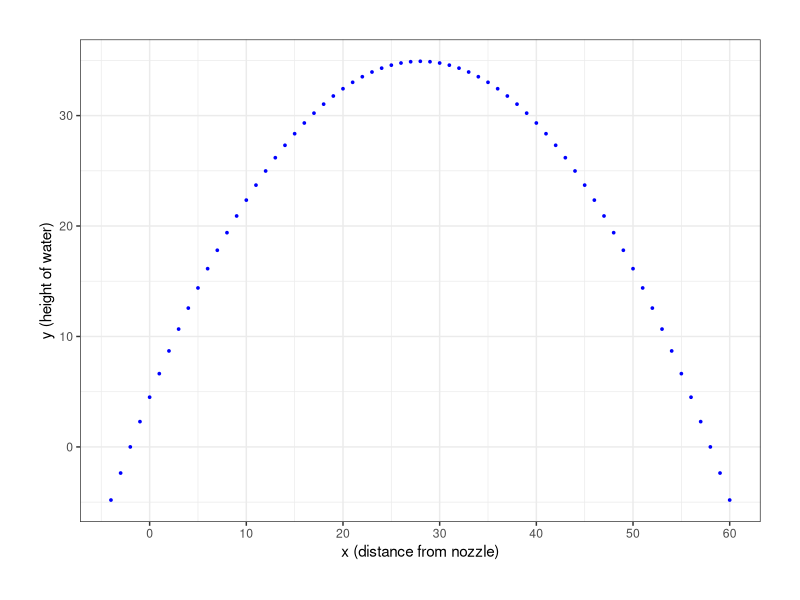
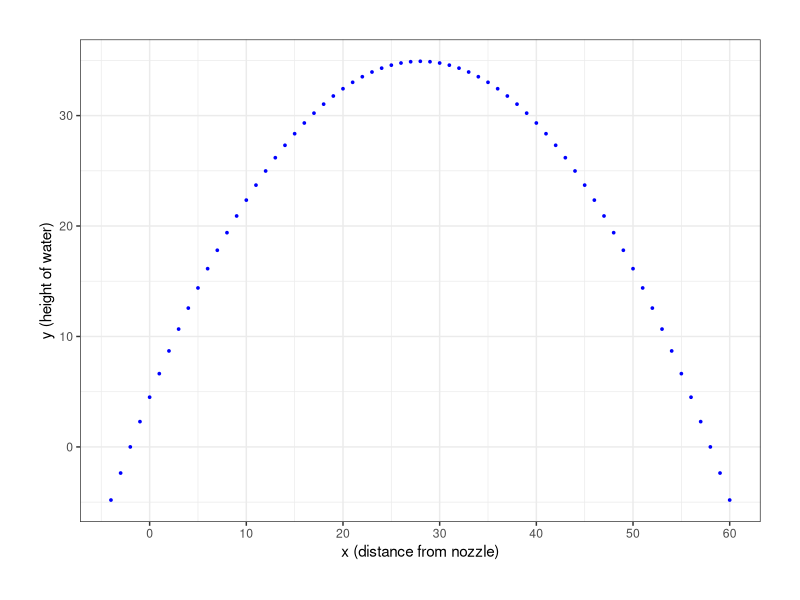

Recreate these plots in R, in order.
# James MidTerm. Question 1.
library("ggplot2")
library("reshape2")
setwd("~/James/James-Math/flintprep/code/")

y <- function(x) -(45/1160)*x^2 + (63/29)*x + 4.5
x = seq(-4, 60, 1)
df = data.frame(x = x, y = y(x))
df = melt(df, id = "x")
ggplot(data = df, aes(x = x, y = value)) + 
    geom_point(size = 0.6, color = "blue") +
    scale_x_continuous(breaks = seq(0, 100, 10)) +
    scale_y_continuous(breaks = seq(0, 100, 10)) +
    labs(x = "x (distance from nozzle)", y = "y (height of water)") +
    theme_bw() + 
    theme(plot.margin=unit(c(1,1,1,1),"cm")) 
ggsave("flintprep-midterm-11.pdf")

y(28)
## 34.91379

y(48)
## 19.39655

